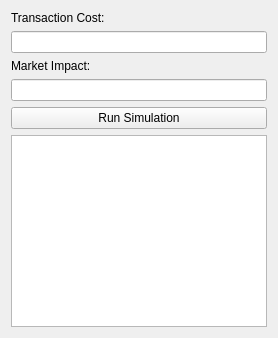
<?xml version="1.0" encoding="UTF-8"?>
<ui version="4.0">
 <class>SimulationWidget</class>
 <widget class="QWidget" name="SimulationWidget">
  <layout class="QVBoxLayout" name="verticalLayout">
   <item>
    <widget class="QLabel" name="labelTransactionCost">
     <property name="text">
      <string>Transaction Cost:</string>
     </property>
    </widget>
   </item>
   <item>
    <widget class="QLineEdit" name="lineEditTransactionCost"/>
   </item>
   <item>
    <widget class="QLabel" name="labelMarketImpact">
     <property name="text">
      <string>Market Impact:</string>
     </property>
    </widget>
   </item>
   <item>
    <widget class="QLineEdit" name="lineEditMarketImpact"/>
   </item>
   <item>
    <widget class="QPushButton" name="buttonRunSimulation">
     <property name="text">
      <string>Run Simulation</string>
     </property>
    </widget>
   </item>
   <item>
    <widget class="QTextEdit" name="textEditResults"/>
   </item>
  </layout>
 </widget>
 <resources/>
 <connections/>
</ui>
